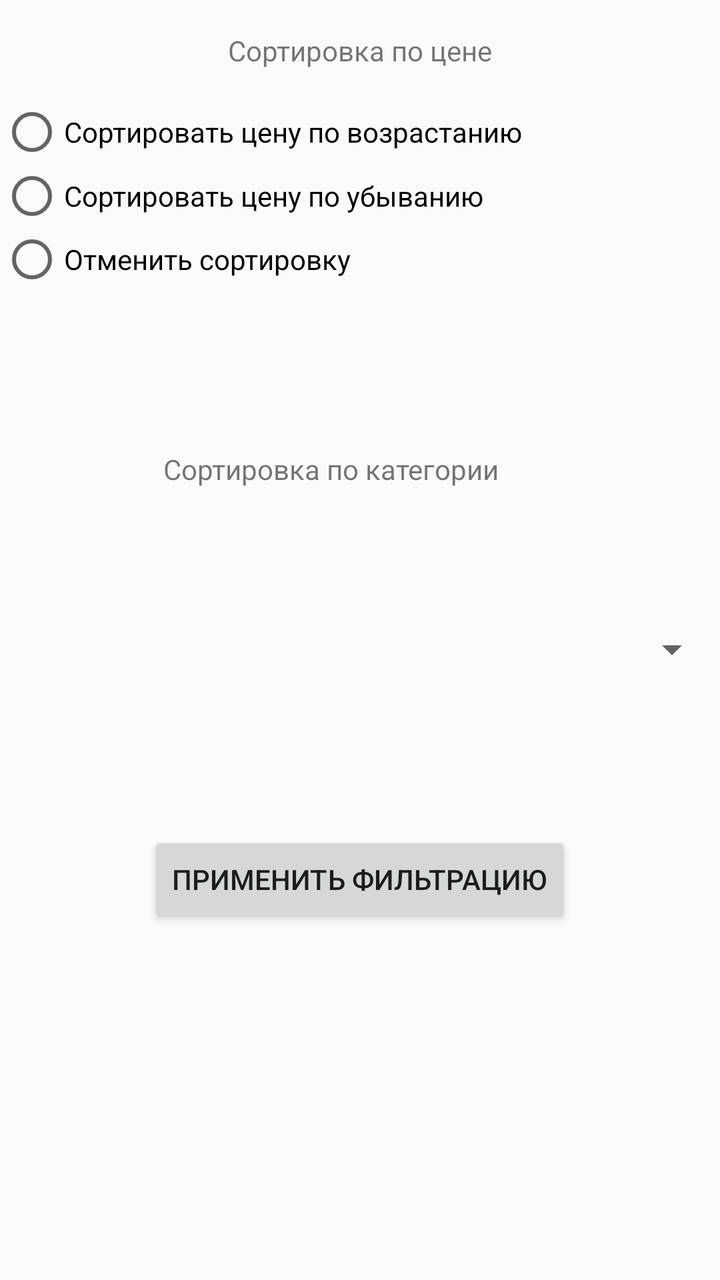
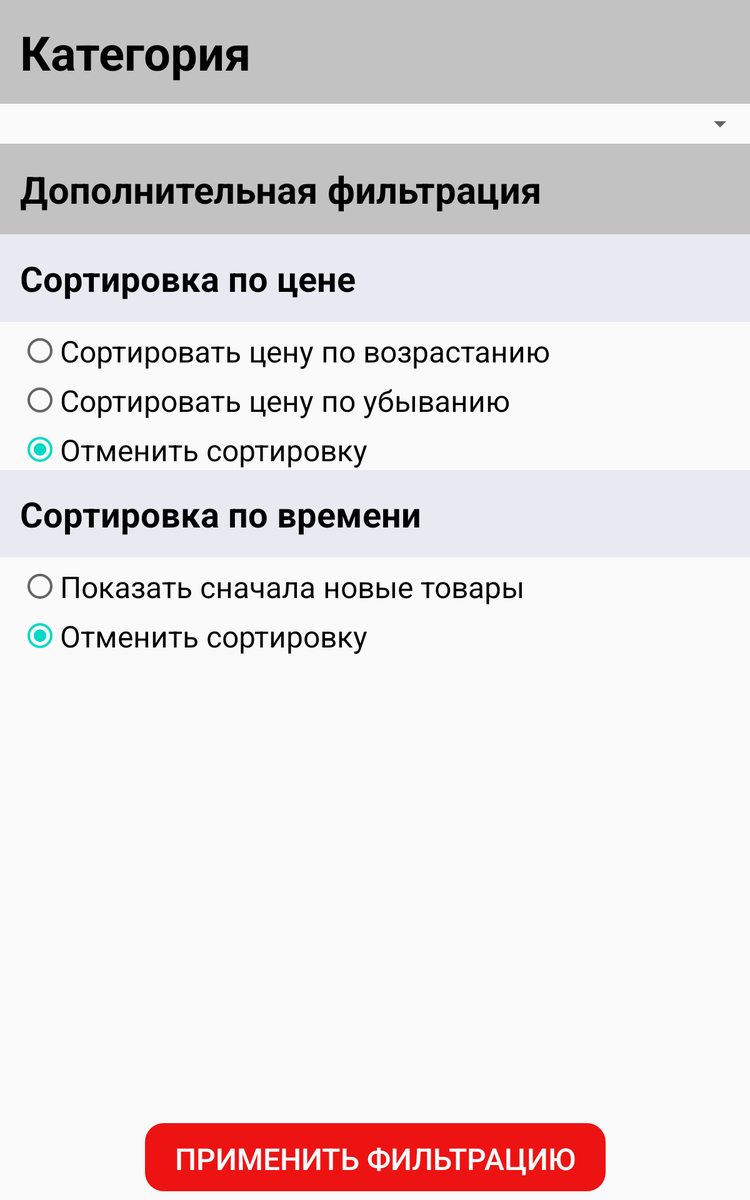

One screen, two layout resources from the same app: the default and the repository's alternative for another configuration. Each is rendered where Android would select it; the XML of both is given below.
<!-- AndroidManifest.xml: application theme AppTheme -->
<!-- res/layout/fragment_sort.xml -->
<?xml version="1.0" encoding="utf-8"?>
<androidx.constraintlayout.widget.ConstraintLayout
    xmlns:android="http://schemas.android.com/apk/res/android"
    xmlns:app="http://schemas.android.com/apk/res-auto"
    xmlns:tools="http://schemas.android.com/tools"
    android:layout_width="match_parent"
    android:layout_height="match_parent">


    <RadioGroup
        android:id="@+id/radioSortGroup"
        android:layout_width="match_parent"
        android:layout_height="95dp"
        android:layout_marginBottom="80dp"
        app:layout_constraintBottom_toTopOf="@+id/textView2"
        app:layout_constraintEnd_toEndOf="parent"
        app:layout_constraintHorizontal_bias="0.0"
        app:layout_constraintStart_toStartOf="parent">

        <RadioButton
            android:id="@+id/radioButtonASC"
            android:layout_width="match_parent"
            android:layout_height="wrap_content"
            android:text="@string/sort_price_by_ASC" />

        <RadioButton
            android:id="@+id/radioButtonDESC"
            android:layout_width="match_parent"
            android:layout_height="wrap_content"
            android:text="@string/sort_price_by_DESC" />

        <RadioButton
            android:id="@+id/radioButtonWithout"
            android:layout_width="match_parent"
            android:layout_height="wrap_content"
            android:text="@string/without_sorting" />
    </RadioGroup>

    <TextView
        android:id="@+id/textView2"
        android:layout_width="180dp"
        android:layout_height="30dp"
        android:text="Сортировка по категории"
        app:layout_constraintBottom_toBottomOf="parent"
        app:layout_constraintEnd_toEndOf="parent"
        app:layout_constraintHorizontal_bias="0.454"
        app:layout_constraintStart_toStartOf="parent"
        app:layout_constraintTop_toTopOf="parent"
        app:layout_constraintVertical_bias="0.369" />

    <Spinner
        android:id="@+id/sortSpinner"
        android:layout_width="match_parent"
        android:layout_height="80dp"
        app:layout_constraintBottom_toBottomOf="parent"
        app:layout_constraintEnd_toEndOf="parent"
        app:layout_constraintHorizontal_bias="0.498"
        app:layout_constraintStart_toStartOf="parent"
        app:layout_constraintTop_toBottomOf="@+id/textView2"
        app:layout_constraintVertical_bias="0.097">

    </Spinner>

    <TextView
        android:id="@+id/textView"
        android:layout_width="wrap_content"
        android:layout_height="wrap_content"
        android:text="Сортировка по цене"
        app:layout_constraintBottom_toTopOf="@+id/radioSortGroup"
        app:layout_constraintEnd_toEndOf="parent"
        app:layout_constraintStart_toStartOf="parent"
        app:layout_constraintTop_toTopOf="parent" />

    <Button
        android:id="@+id/button_sort"
        android:layout_width="wrap_content"
        android:layout_height="wrap_content"
        android:text="Применить фильтрацию"
        app:layout_constraintBottom_toBottomOf="parent"
        app:layout_constraintEnd_toEndOf="parent"
        app:layout_constraintHorizontal_bias="0.498"
        app:layout_constraintStart_toStartOf="parent"
        app:layout_constraintTop_toBottomOf="@+id/sortSpinner"
        app:layout_constraintVertical_bias="0.225" />


</androidx.constraintlayout.widget.ConstraintLayout>
<!-- resources referenced by this layout -->
<resources>
  <string name="sort_price_by_ASC">Сортировать цену по возрастанию</string>
  <string name="sort_price_by_DESC">Сортировать цену по убыванию</string>
  <string name="without_sorting">Отменить сортировку</string>
  <style name="AppTheme" parent="Theme.AppCompat.Light.DarkActionBar">
          
          <item name="colorPrimary">@color/colorPrimary</item>
          <item name="colorPrimaryDark">@color/colorPrimaryDark</item>
          <item name="colorAccent">@color/colorAccent</item>
      </style>
  <color name="colorPrimary">#ed1313</color>
  <color name="colorPrimaryDark">#b30000</color>
  <color name="colorAccent">#03DAC5</color>
</resources>
<!-- res/layout-sw600dp/fragment_sort.xml (the repository's variant of the layout above) -->
<!-- drawn on a 7-inch tablet held upright -->
<?xml version="1.0" encoding="utf-8"?>
<androidx.constraintlayout.widget.ConstraintLayout
    xmlns:android="http://schemas.android.com/apk/res/android"
    xmlns:app="http://schemas.android.com/apk/res-auto"
    xmlns:tools="http://schemas.android.com/tools"
    android:layout_width="match_parent"
    android:layout_height="match_parent">

    <ScrollView
        android:id="@+id/scroll_category"
        android:layout_width="match_parent"
        android:layout_height="0dp"
        app:layout_constraintTop_toTopOf="parent"
        app:layout_constraintLeft_toLeftOf="parent"
        app:layout_constraintRight_toRightOf="parent"
        app:layout_constraintBottom_toTopOf="@id/button_sort"
        android:scrollbars="none"
        android:fillViewport="true">

        <LinearLayout
            android:layout_width="match_parent"
            android:layout_height="wrap_content"
            android:orientation="vertical">

            <TextView
                android:layout_width="match_parent"
                android:layout_height="wrap_content"
                android:text="Категория"
                android:textSize="38sp"
                android:textStyle="bold"
                android:padding="16dp"
                android:textColor="@color/black"
                android:background="@color/normal_black" />

            <Spinner
                android:id="@+id/sortSpinner"
                android:layout_width="match_parent"
                android:layout_height="wrap_content"
                android:padding="16dp"/>

            <TextView
                android:layout_width="match_parent"
                android:layout_height="wrap_content"
                android:text="Дополнительная фильтрация"
                android:textSize="30sp"
                android:textStyle="bold"
                android:padding="16dp"
                android:textColor="@color/black"
                android:background="@color/normal_black" />

            <TextView
                android:layout_width="match_parent"
                android:layout_height="wrap_content"
                android:text="Сортировка по цене"
                android:textSize="28sp"
                android:textStyle="bold"
                android:padding="16dp"
                android:textColor="@color/black"
                android:background="@color/light_black" />

            <RadioGroup
                android:id="@+id/radioSortGroup"
                android:layout_width="match_parent"
                android:layout_height="wrap_content"
                android:theme="@style/RadioBoxStyle"
                app:layout_constraintBottom_toTopOf="@+id/textView2"
                app:layout_constraintEnd_toEndOf="parent"
                app:layout_constraintHorizontal_bias="0.0"
                app:layout_constraintStart_toStartOf="parent"
                android:layout_marginLeft="16dp">

                <RadioButton
                    android:id="@+id/radioButtonASC"
                    android:layout_width="match_parent"
                    android:layout_height="wrap_content"
                    android:textSize="24sp"
                    android:layout_marginTop="7dp"
                    android:text="@string/sort_price_by_ASC" />

                <RadioButton
                    android:id="@+id/radioButtonDESC"
                    android:layout_width="match_parent"
                    android:layout_height="wrap_content"
                    android:textSize="24sp"
                    android:layout_marginTop="7dp"
                    android:text="@string/sort_price_by_DESC" />

                <RadioButton
                    android:id="@+id/radioButtonWithout"
                    android:layout_width="match_parent"
                    android:layout_height="wrap_content"
                    android:textSize="24sp"
                    android:layout_marginTop="7dp"
                    android:text="@string/without_sorting"
                    android:checked="true"/>
            </RadioGroup>

            <TextView
                android:layout_width="match_parent"
                android:layout_height="wrap_content"
                android:text="Сортировка по времени"
                android:textSize="28sp"
                android:textStyle="bold"
                android:padding="16dp"
                android:textColor="@color/black"
                android:background="@color/light_black" />

            <RadioGroup
                android:id="@+id/radioSortGroup2"
                android:layout_width="match_parent"
                android:layout_height="wrap_content"
                android:theme="@style/RadioBoxStyle"
                app:layout_constraintBottom_toTopOf="@+id/textView2"
                app:layout_constraintEnd_toEndOf="parent"
                app:layout_constraintHorizontal_bias="0.0"
                app:layout_constraintStart_toStartOf="parent"
                android:layout_marginLeft="16dp">

                <RadioButton
                    android:id="@+id/radioButtonNewOld"
                    android:layout_width="match_parent"
                    android:layout_height="wrap_content"
                    android:layout_marginTop="7dp"
                    android:textSize="24sp"
                    android:text="@string/sort_date_by_DESC" />

                <RadioButton
                    android:id="@+id/radioButtonNoTime"
                    android:layout_width="match_parent"
                    android:layout_height="wrap_content"
                    android:text="@string/without_sorting"
                    android:layout_marginTop="7dp"
                    android:textSize="24sp"
                    android:checked="true"/>
            </RadioGroup>

        </LinearLayout>

    </ScrollView>

    <Button
        android:id="@+id/button_sort"
        style="@style/ButtonStyle"
        android:layout_width="wrap_content"
        android:layout_height="wrap_content"
        android:text="Применить фильтрацию"
        app:layout_constraintBottom_toBottomOf="parent"
        app:layout_constraintEnd_toEndOf="parent"
        app:layout_constraintStart_toStartOf="parent"
        app:layout_constraintTop_toBottomOf="@id/scroll_category"
        android:textSize="24sp"
        android:paddingLeft="30dp"
        android:paddingRight="30dp"/>

</androidx.constraintlayout.widget.ConstraintLayout>
<!-- resources referenced by the variant -->
<!-- as a 7-inch tablet held upright resolves them -->
<resources>
  <color name="black">#000000</color>
  <color name="light_black">#e9e9f2</color>
  <color name="normal_black">#C2C2C2</color>
  <string name="sort_date_by_DESC">Показать сначала новые товары</string>
  <string name="sort_price_by_ASC">Сортировать цену по возрастанию</string>
  <string name="sort_price_by_DESC">Сортировать цену по убыванию</string>
  <string name="without_sorting">Отменить сортировку</string>
  <style name="ButtonStyle" parent="@style/Widget.AppCompat.Button.Colored">
          <item name="android:background">@drawable/share_button</item>
          <item name="android:textColor">@color/white</item>
          <item name="android:focusable">true</item>
          <item name="android:clickable">true</item>
          <item name="android:stateListAnimator" tools:targetApi="lollipop">@animator/button_animation</item>
          <item name="android:paddingLeft">10dp</item>
          <item name="android:paddingRight">10dp</item>
      </style>
  <style name="RadioBoxStyle" parent="Theme.AppCompat.Light">
          <item name="colorControlNormal">@color/colorPrimary</item>
          <item name="colorControlActivated">@color/colorPrimary</item>
      </style>
  <style name="AppTheme" parent="Theme.AppCompat.Light.DarkActionBar">
          
          <item name="colorPrimary">@color/colorPrimary</item>
          <item name="colorPrimaryDark">@color/colorPrimaryDark</item>
          <item name="colorAccent">@color/colorAccent</item>
      </style>
  <!-- drawable share_button (drawable) -->
  <?xml version="1.0" encoding="utf-8"?>
  <inset xmlns:android="http://schemas.android.com/apk/res/android"
      xmlns:tools="http://schemas.android.com/tools"
      android:insetBottom="6dp"
      android:insetLeft="4dp"
      android:insetRight="4dp"
      android:insetTop="4dp">
      <ripple android:color="?attr/colorControlHighlight"
          tools:targetApi="lollipop">
          <item>
              <shape android:shape="rectangle"
                  android:tint="@color/colorPrimary">
                  <corners android:radius="10dp"/>
                  <solid android:color="@color/colorPrimaryDark"/>
                  <padding android:top="9dp"></padding>
                  <padding android:bottom="7dp"></padding>
              </shape>
          </item>
      </ripple>
  </inset>
  <color name="white">#FFFFFF</color>
  <color name="colorPrimary">#ed1313</color>
  <color name="colorPrimaryDark">#b30000</color>
  <color name="colorAccent">#03DAC5</color>
</resources>
